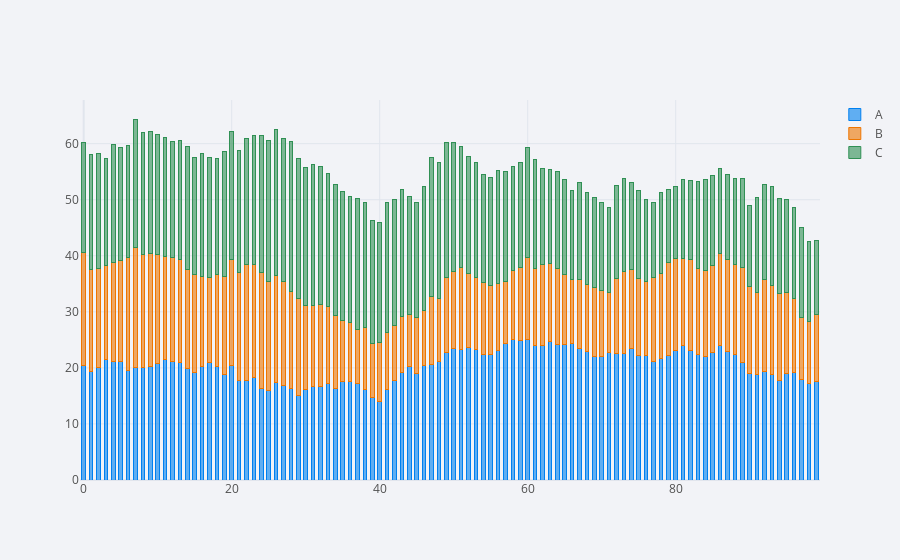

Notebook cell for this chart:
### Code cell
df.iplot(kind = 'bar', barmode='stack', bargap=0.5)
